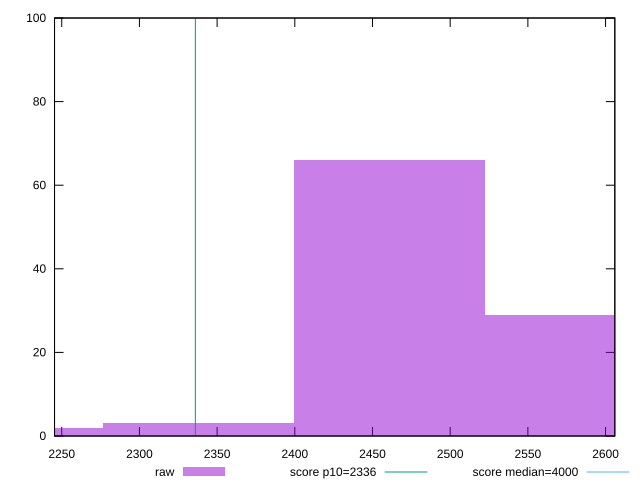

Source code (gnuplot):
reset

$raw <<EOF
2460.8026759883314 66
2583.8428097877477 29
2337.7625421889147 3
2214.722408389498 2
EOF

set key outside below
set boxwidth 123.04013379941657
set xrange [2245.366:2605.9575000000004]
set yrange [0:100]
set trange [0:100]
set style fill transparent solid 0.5 noborder

set parametric
set terminal svg size 640, 490 enhanced background rgb 'white'
set output "report_00020_2021-02-19T21:17:38.612Z2/first-meaningful-paint/samples/pages+cached+noadtech/raw/histogram.svg"

plot $raw title "raw" with boxes, \
     2336,t title "score p10=2336", \
     4000,t title "score median=4000"

reset
